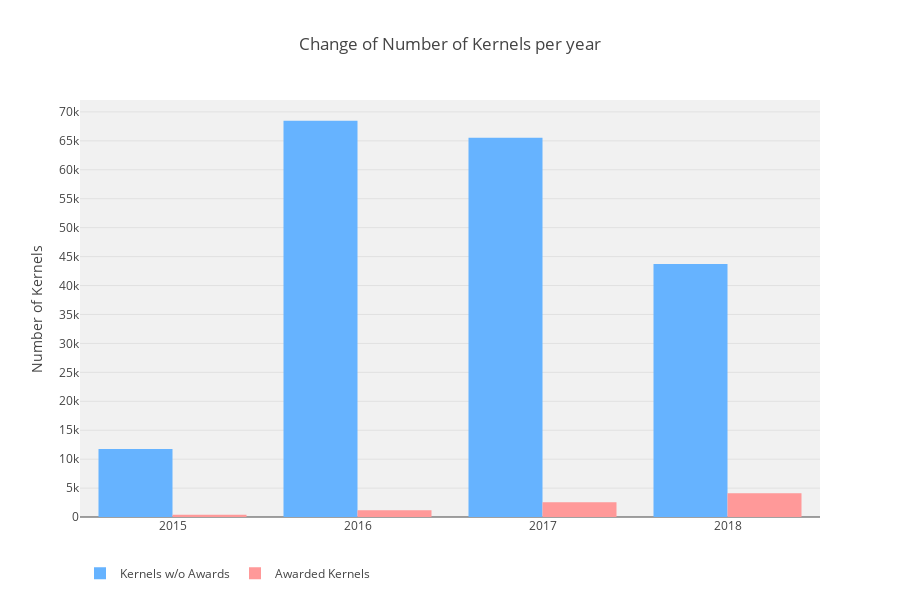

Notebook source saved alongside this figure:
### Code cell
# Bar Chart for Number of Kernels per year

fig = { 'data': [
        {   'type': 'bar',
            'name': 'Kernels w/o Awards',
            'x': years,
            'y': nbr_not_awarded_vals,
            'marker': {'color': kernel_colors[1] },
            'xaxis': 'x1',
            'yaxis': 'y1'
        },
        {   'type': 'bar',
            'name': 'Awarded Kernels',
            'x': years,
            'y': nbr_awarded_vals,
            'marker': {'color': kernel_colors[0] },
            #'line': {'color': '#ffd448' },
            'xaxis': 'x1',
            'yaxis': 'y1'
        }
], 'layout': {
        'plot_bgcolor': PLOT_BG_COLOR,
        'height': 600,
        'title': 'Change of Number of Kernels per year',
        'legend': {'orientation': 'h'},
        'xaxis': {'dtick': 1},
        'yaxis': {'dtick': 5000, 'title': 'Number of Kernels'}
    }}
iplot(fig)

### Figure 1 — Plotly figure (JSON) as saved in the notebook; plotly's stock layout.template omitted (floating-point values rounded to 4 significant figures)
{"data": [{"marker": {"color": "#66B3FF"}, "name": "Kernels w/o Awards", "type": "bar", "uid": "b6486069-bffb-4bf7-a04d-b050891b4d57", "x": [2015, 2016, 2017, 2018], "xaxis": "x", "y": [11746, 68457, 65515, 43726], "yaxis": "y"}, {"marker": {"color": "#FF9999"}, "name": "Awarded Kernels", "type": "bar", "uid": "61fea293-ef6c-4b4b-896b-2f2fd0f22662", "x": [2015, 2016, 2017, 2018], "xaxis": "x", "y": [392, 1168, 2547, 4125], "yaxis": "y"}], "layout": {"height": 600, "legend": {"orientation": "h"}, "plot_bgcolor": "#f1f1f1", "title": {"text": "Change of Number of Kernels per year"}, "xaxis": {"dtick": 1}, "yaxis": {"dtick": 5000, "title": {"text": "Number of Kernels"}}}}
